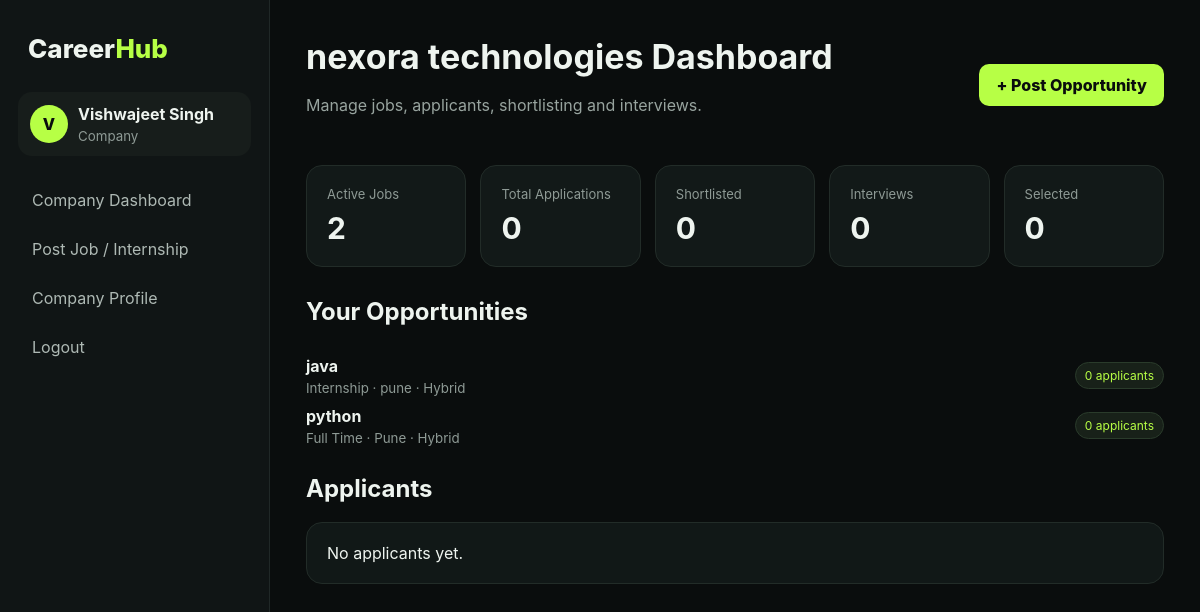
/company (signed in), run on the app's committed database.
### app.py (models this page shows)
class User(db.Model):
    id = db.Column(db.Integer, primary_key=True)
    name = db.Column(db.String(120), nullable=False)
    email = db.Column(db.String(160), unique=True, nullable=False)
    password = db.Column(db.String(255), nullable=False)
    role = db.Column(db.String(30), default='student')
    phone = db.Column(db.String(30), default='')
    location = db.Column(db.String(160), default='')
    education = db.Column(db.String(250), default='')
    skills = db.Column(db.String(1000), default='')
    bio = db.Column(db.Text, default='')
    linkedin = db.Column(db.String(300), default='')
    github = db.Column(db.String(300), default='')
    resume = db.Column(db.String(300), default='')
    company_name = db.Column(db.String(180), default='')
    company_description = db.Column(db.Text, default='')
    website = db.Column(db.String(300), default='')
    company_location = db.Column(db.String(160), default='')
    recruiter_name = db.Column(db.String(120), default='')

class Job(db.Model):
    id = db.Column(db.Integer, primary_key=True)
    title = db.Column(db.String(160), nullable=False)
    company = db.Column(db.String(160), nullable=False)
    company_id = db.Column(db.Integer, db.ForeignKey('user.id'), nullable=True)
    location = db.Column(db.String(120), default='Pune')
    job_type = db.Column(db.String(80), default='Full Time')
    mode = db.Column(db.String(50), default='Hybrid')
    salary = db.Column(db.String(100), default='')
    skills = db.Column(db.String(500), default='')
    description = db.Column(db.Text, default='')
    deadline = db.Column(db.String(30), default='')
    created_at = db.Column(db.DateTime, default=datetime.utcnow)
    owner = db.relationship('User', foreign_keys=[company_id])

### app.py (the view)
@app.route('/company')
def company_dashboard():
    if not login_required('company'): return redirect(url_for('index'))
    u=current_user(); jobs=Job.query.filter_by(company_id=u.id).order_by(Job.created_at.desc()).all(); job_ids=[j.id for j in jobs]
    apps=Application.query.filter(Application.job_id.in_(job_ids)).order_by(Application.applied_at.desc()).all() if job_ids else []
    counts={'jobs':len(jobs),'applications':len(apps),'shortlisted':sum(a.status=='Shortlisted' for a in apps),'interviews':sum(a.status=='Interview' for a in apps),'selected':sum(a.status=='Selected' for a in apps)}
    return render_template('company_dashboard.html',company=u,jobs=jobs,applications=apps,counts=counts)

### app.py (called while the page is built)
def current_user():
    return db.session.get(User, session['user_id']) if session.get('user_id') else None

def login_required(role=None):
    if not session.get('user_id'):
        return False
    return role is None or session.get('role') == role

@app.context_processor
def inject():
    u = current_user()
    data = {'current_user': u, 'application_count': 0, 'job_count': Job.query.count()}
    if u and u.role == 'student':
        data['application_count'] = Application.query.filter_by(student_id=u.id).count()
    return data

### templates/company_dashboard.html
{% extends 'base.html' %}
{% block content %}
<div class="top">
    <div>
        <h1>
            {{ company.company_name or company.name }}
            Dashboard
        </h1>
        <p>
            Manage jobs, applicants, shortlisting and interviews.
        </p>
    </div>
    <a
        class="btn"
        href="{{ url_for('company_add_job') }}"
    >
        + Post Opportunity
    </a>
</div>
<div class="cards">
    <div>
        <span>
            Active Jobs
        </span>
        <strong>
            {{ counts.jobs }}
        </strong>
    </div>
    <div>
        <span>
            Total Applications
        </span>
        <strong>
            {{ counts.applications }}
        </strong>
    </div>
    <div>
        <span>
            Shortlisted
        </span>
        <strong>
            {{ counts.shortlisted }}
        </strong>
    </div>
    <div>
        <span>
            Interviews
        </span>
        <strong>
            {{ counts.interviews }}
        </strong>
    </div>
    <div>
        <span>
            Selected
        </span>
        <strong>
            {{ counts.selected }}
        </strong>
    </div>
</div>
<div class="section">
    <div class="section-head">
        <h2>
            Your Opportunities
        </h2>
    </div>
    {% for j in jobs %}
    <div class="row">
        <div>
            <b>
                {{ j.title }}
            </b>
            <small>
                {{ j.job_type }}
                ·
                {{ j.location }}
                ·
                {{ j.mode }}
            </small>
        </div>
        <span class="pill">
            {{ j.applications|length }}
            applicants
        </span>
    </div>
    {% else %}
    <div class="empty">
        No jobs posted yet.
    </div>
    {% endfor %}
</div>
<div class="section">
    <div class="section-head">
        <h2>
            Applicants
        </h2>
    </div>
    {% for a in applications %}
    <div class="applicant">
        <div class="candidate">
            <div class="avatar">
                {{ a.student.name[0] | upper }}
            </div>
            <div>
                <b>
                    {{ a.student.name }}
                </b>
                <small>
                    {{ a.student.email }}
                    ·
                    {{ a.job.title }}
                </small>
                <small>
                    {{ a.student.education }}
                    ·
                    {{ a.student.skills }}
                </small>
            </div>
        </div>
        <div class="actions">
            <span class="status">
                {{ a.status }}
            </span>
            <form
                method="post"
                action="{{ url_for('company_status', app_id=a.id) }}"
            >
                <select name="status">
                    <option
                        value="Under Review"
                        {% if a.status == 'Under Review' %}
                        selected
                        {% endif %}
                    >
                        Under Review
                    </option>
                    <option
                        value="Shortlisted"
                        {% if a.status == 'Shortlisted' %}
                        selected
                        {% endif %}
                    >
                        Shortlisted
                    </option>
                    <option
                        value="Selected"
                        {% if a.status == 'Selected' %}
                        selected
                        {% endif %}
                    >
                        Selected
                    </option>
                    <option
                        value="Rejected"
                        {% if a.status == 'Rejected' %}
                        selected
                        {% endif %}
                    >
                        Rejected
                    </option>
                </select>
                <button
                    type="submit"
                    class="btn small"
                >
                    Update
                </button>
            </form>
            {% if a.student.resume %}
            <a
                class="btn ghost small"
                href="{{ url_for('resume', user_id=a.student.id) }}"
                target="_blank"
            >
                View Resume
            </a>
            {% endif %}
            <button
                type="button"
                class="btn ghost small"
                onclick="document.getElementById('iv{{ a.id }}').style.display='block'"
            >
                Interview
            </button>
        </div>
    </div>
    <div
        id="iv{{ a.id }}"
        class="interview-form"
    >
        <form
            method="post"
            action="{{ url_for('company_interview', app_id=a.id) }}"
        >
            <div class="grid2">
                <div>
                    <label>
                        Interview Date
                    </label>
                    <input
                        type="date"
                        name="interview_date"
                        required
                    >
                </div>
                <div>
                    <label>
                        Interview Time
                    </label>
                    <input
                        type="time"
                        name="interview_time"
                        required
                    >
                </div>
                <div>
                    <label>
                        Interview Type
                    </label>
                    <select name="interview_type">
                        <option value="Online">
                            Online
                        </option>
                        <option value="Offline">
                            Offline
                        </option>
                    </select>
                </div>
                <div>
                    <label>
                        Meeting Link
                    </label>
                    <input
                        type="url"
                        name="meeting_link"
                        placeholder="https://meet.google.com/..."
                    >
                </div>
            </div>
            <label>
                Interview Message
            </label>
            <textarea
                name="interview_message"
                placeholder="Interview instructions..."
            ></textarea>
            <button
                type="submit"
                class="btn"
            >
                Schedule Interview
            </button>
        </form>
    </div>
    {% else %}
    <div class="empty">
        No applicants yet.
    </div>
    {% endfor %}
</div>
{% endblock %}

### templates/base.html (shortened to what this page needs)
<!doctype html>
<html>
<head>
    <link
        rel="stylesheet"
        href="{{ url_for('static', filename='css/style.css') }}"
    >
</head>
<body class="{{ 'auth-page' if not session.get('user_id') else 'app-page' }}">
<div class="layout">
    <aside class="sidebar">
        <div class="brand">
            Career<span>Hub</span>
        </div>
        {% if session.get('user_id') %}
        <div class="user-mini">
            <div class="avatar">
                {{ session.get('name', 'U')[0] | upper }}
            </div>
            <div>
                <b>
                    {{ session.get('name') }}
                </b>
                <small>
                    {{ session.get('role') | title }}
                </small>
            </div>
        </div>
        <nav>
            {% if session.get('role') == 'student' %}
                <a href="{{ url_for('dashboard') }}">
                    Dashboard
                </a>
                <a href="{{ url_for('jobs') }}">
                    Jobs & Internships
                </a>
                <a href="{{ url_for('applications') }}">
                    My Applications
                </a>
                <a href="{{ url_for('profile') }}">
                    My Profile & Resume
                </a>
            {% elif session.get('role') == 'company' %}
                <a href="{{ url_for('company_dashboard') }}">
                    Company Dashboard
                </a>
                <a href="{{ url_for('company_add_job') }}">
                    Post Job / Internship
                </a>
                <a href="{{ url_for('company_profile') }}">
                    Company Profile
                </a>
            {% endif %}
            <a href="{{ url_for('logout') }}">
                Logout
            </a>
        </nav>
        {% endif %}
    </aside>
    <main class="main">
        {% block content %}
        {% endblock %}
    </main>
</div>
</body>
</html>

### static/css/style.css (style rules this page uses)
* { box-sizing: border-box; }
html, body { margin: 0; min-height: 100%; overflow-x: hidden; }
body { background: #0a0d0d; color: #eef4ef; font-family: Inter, Arial, sans-serif; }
.layout { display: flex; min-height: 100vh; width: 100%; }
.sidebar { width: 270px; min-width: 270px; background: #101515; border-right: 1px solid #202827; padding: 25px 18px; position: fixed; top: 0; left: 0; bottom: 0; z-index: 1000; overflow-y: auto; }
.brand { font-size: 26px; font-weight: 800; padding: 8px 10px 28px; }
.brand span { color: #b7ff45; }
.user-mini { display: flex; gap: 10px; align-items: center; background: #171d1b; border-radius: 14px; padding: 12px; margin-bottom: 22px; }
.avatar { width: 38px; height: 38px; border-radius: 50%; display: grid; place-items: center; background: #b7ff45; color: #0a0d0d; font-weight: 800; }
.user-mini small, .candidate small, .row small { display: block; color: #8e9a95; margin-top: 4px; }
nav a { display: block; padding: 12px 14px; color: #aeb9b4; text-decoration: none; border-radius: 10px; margin: 5px 0; }
.main { margin-left: 270px; width: calc(100% - 270px); min-width: 0; padding: 36px; max-width: none; overflow-x: hidden; }
h1 { font-size: 34px; margin: 0 0 8px; }
h2 { margin-top: 0; }
p { color: #98a49f; line-height: 1.6; }
.top, .section-head { display: flex; justify-content: space-between; align-items: center; gap: 20px; }
.cards { display: grid; grid-template-columns: repeat(5, 1fr); gap: 14px; margin: 30px 0; }
.cards > div { background: #121918; border: 1px solid #222c28; padding: 20px; border-radius: 16px; }
.cards span { display: block; color: #8e9a95; font-size: 13px; }
.cards strong { font-size: 30px; margin-top: 8px; display: block; }
.btn { display: inline-block; border: 0; background: #b7ff45; color: #0a0d0d; padding: 11px 17px; border-radius: 10px; font-weight: 800; text-decoration: none; cursor: pointer; }
.section { margin-top: 28px; }
.job-card, .panel, .detail > div, .application, .applicant, .empty { background: #111817; border: 1px solid #222c28; border-radius: 16px; padding: 20px; }
.tag, .pill { display: inline-block; color: #b7ff45; background: #182119; border: 1px solid #2a3b2b; padding: 5px 9px; border-radius: 20px; font-size: 12px; }
.row, .application, .applicant { display: flex; justify-content: space-between; align-items: center; gap: 15px; margin: 10px 0; }
.center a, .back, a { color: #b7ff45; }

### data on the page
User: get "Vishwajeet Singh", get "Company", company_name "nexora technologies"
Job: title "java", job_type "Internship", location "pune", mode "Hybrid", applications|length "0"
Job: title "python", job_type "Full Time", location "Pune", mode "Hybrid", applications|length "0"

### other printed values
{{ session.get('name', 'U')[0] | upper }} "V"
{{ counts.jobs }} "2"
{{ counts.applications }} "0"
{{ counts.shortlisted }} "0"
{{ counts.interviews }} "0"
{{ counts.selected }} "0"
